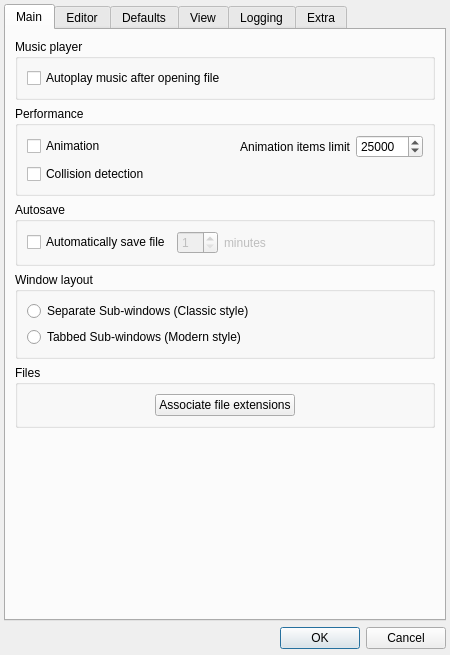
<?xml version="1.0" encoding="UTF-8"?>
<ui version="4.0">
 <class>AppSettings</class>
 <widget class="QDialog" name="AppSettings">
  <property name="geometry">
   <rect>
    <x>0</x>
    <y>0</y>
    <width>450</width>
    <height>655</height>
   </rect>
  </property>
  <property name="minimumSize">
   <size>
    <width>450</width>
    <height>450</height>
   </size>
  </property>
  <property name="windowTitle">
   <string>Settings</string>
  </property>
  <property name="windowIcon">
   <iconset resource="../../_resources/editor.qrc">
    <normaloff>:/appicon/48.png</normaloff>:/appicon/48.png</iconset>
  </property>
  <layout class="QGridLayout" name="gridLayout">
   <property name="sizeConstraint">
    <enum>QLayout::SetMinimumSize</enum>
   </property>
   <property name="leftMargin">
    <number>4</number>
   </property>
   <property name="topMargin">
    <number>4</number>
   </property>
   <property name="rightMargin">
    <number>4</number>
   </property>
   <property name="bottomMargin">
    <number>6</number>
   </property>
   <item row="1" column="0">
    <widget class="QDialogButtonBox" name="buttonBox">
     <property name="font">
      <font>
       <bold>false</bold>
      </font>
     </property>
     <property name="orientation">
      <enum>Qt::Horizontal</enum>
     </property>
     <property name="standardButtons">
      <set>QDialogButtonBox::Cancel|QDialogButtonBox::Ok</set>
     </property>
    </widget>
   </item>
   <item row="0" column="0">
    <widget class="QTabWidget" name="mainSettings">
     <property name="font">
      <font>
       <bold>false</bold>
      </font>
     </property>
     <property name="currentIndex">
      <number>0</number>
     </property>
     <widget class="QWidget" name="tabMain">
      <attribute name="title">
       <string>Main</string>
      </attribute>
      <layout class="QGridLayout" name="gridLayout_3">
       <property name="sizeConstraint">
        <enum>QLayout::SetMinimumSize</enum>
       </property>
       <item row="5" column="0">
        <widget class="QGroupBox" name="groupBox_3">
         <property name="font">
          <font>
           <bold>false</bold>
          </font>
         </property>
         <property name="title">
          <string>Files</string>
         </property>
         <layout class="QGridLayout" name="gridLayout_6">
          <property name="sizeConstraint">
           <enum>QLayout::SetMinimumSize</enum>
          </property>
          <item row="0" column="1">
           <widget class="QPushButton" name="AssociateFiles">
            <property name="font">
             <font>
              <bold>false</bold>
             </font>
            </property>
            <property name="text">
             <string>Associate file extensions</string>
            </property>
           </widget>
          </item>
          <item row="0" column="0">
           <spacer name="horizontalSpacer">
            <property name="font">
             <font>
              <bold>false</bold>
             </font>
            </property>
            <property name="orientation">
             <enum>Qt::Horizontal</enum>
            </property>
            <property name="sizeHint" stdset="0">
             <size>
              <width>40</width>
              <height>20</height>
             </size>
            </property>
           </spacer>
          </item>
          <item row="0" column="2">
           <spacer name="horizontalSpacer_2">
            <property name="font">
             <font>
              <bold>false</bold>
             </font>
            </property>
            <property name="orientation">
             <enum>Qt::Horizontal</enum>
            </property>
            <property name="sizeHint" stdset="0">
             <size>
              <width>40</width>
              <height>20</height>
             </size>
            </property>
           </spacer>
          </item>
         </layout>
        </widget>
       </item>
       <item row="4" column="0">
        <widget class="QGroupBox" name="docView">
         <property name="font">
          <font>
           <bold>false</bold>
          </font>
         </property>
         <property name="title">
          <string>Window layout</string>
         </property>
         <layout class="QGridLayout" name="gridLayout_5">
          <property name="sizeConstraint">
           <enum>QLayout::SetMinimumSize</enum>
          </property>
          <item row="0" column="0">
           <widget class="QRadioButton" name="MView_SubWindows">
            <property name="font">
             <font>
              <bold>false</bold>
             </font>
            </property>
            <property name="text">
             <string>Separate Sub-windows (Classic style)</string>
            </property>
           </widget>
          </item>
          <item row="1" column="0">
           <widget class="QRadioButton" name="MView_Tabs">
            <property name="font">
             <font>
              <bold>false</bold>
             </font>
            </property>
            <property name="text">
             <string>Tabbed Sub-windows (Modern style)</string>
            </property>
           </widget>
          </item>
         </layout>
        </widget>
       </item>
       <item row="0" column="0">
        <widget class="QGroupBox" name="groupBox">
         <property name="font">
          <font>
           <bold>false</bold>
          </font>
         </property>
         <property name="title">
          <string>Music player</string>
         </property>
         <layout class="QVBoxLayout" name="verticalLayout">
          <property name="sizeConstraint">
           <enum>QLayout::SetMinimumSize</enum>
          </property>
          <item>
           <widget class="QCheckBox" name="autoPlayMusic">
            <property name="font">
             <font>
              <bold>false</bold>
             </font>
            </property>
            <property name="toolTip">
             <string comment="Pop-up hint text">Music will automatically play when you open a level file</string>
            </property>
            <property name="text">
             <string>Autoplay music after opening file</string>
            </property>
           </widget>
          </item>
         </layout>
        </widget>
       </item>
       <item row="6" column="0">
        <spacer name="verticalSpacer_2">
         <property name="font">
          <font>
           <bold>false</bold>
          </font>
         </property>
         <property name="orientation">
          <enum>Qt::Vertical</enum>
         </property>
         <property name="sizeHint" stdset="0">
          <size>
           <width>20</width>
           <height>40</height>
          </size>
         </property>
        </spacer>
       </item>
       <item row="2" column="0">
        <widget class="QGroupBox" name="groupBox_2">
         <property name="font">
          <font>
           <bold>false</bold>
          </font>
         </property>
         <property name="title">
          <string>Performance</string>
         </property>
         <layout class="QGridLayout" name="gridLayout_4">
          <property name="sizeConstraint">
           <enum>QLayout::SetMinimumSize</enum>
          </property>
          <item row="0" column="4">
           <widget class="QSpinBox" name="itemsLisit">
            <property name="font">
             <font>
              <bold>false</bold>
             </font>
            </property>
            <property name="toolTip">
             <string comment="Pop-up hint text">Maximum number of elements which can be animated at any given time. If this limit is exceeded, animation will be paused until you raise the limit or remove excess elements.</string>
            </property>
            <property name="maximum">
             <number>999999999</number>
            </property>
            <property name="value">
             <number>25000</number>
            </property>
           </widget>
          </item>
          <item row="0" column="3">
           <widget class="QLabel" name="label_3">
            <property name="font">
             <font>
              <bold>false</bold>
             </font>
            </property>
            <property name="text">
             <string>Animation items limit</string>
            </property>
            <property name="alignment">
             <set>Qt::AlignRight|Qt::AlignTrailing|Qt::AlignVCenter</set>
            </property>
           </widget>
          </item>
          <item row="0" column="0">
           <widget class="QCheckBox" name="Animations">
            <property name="font">
             <font>
              <bold>false</bold>
             </font>
            </property>
            <property name="text">
             <string>Animation</string>
            </property>
           </widget>
          </item>
          <item row="1" column="0">
           <widget class="QCheckBox" name="Collisions">
            <property name="font">
             <font>
              <bold>false</bold>
             </font>
            </property>
            <property name="text">
             <string>Collision detection</string>
            </property>
           </widget>
          </item>
          <item row="0" column="1" rowspan="2">
           <spacer name="horizontalSpacer_5">
            <property name="orientation">
             <enum>Qt::Horizontal</enum>
            </property>
            <property name="sizeHint" stdset="0">
             <size>
              <width>40</width>
              <height>20</height>
             </size>
            </property>
           </spacer>
          </item>
         </layout>
        </widget>
       </item>
       <item row="3" column="0">
        <widget class="QGroupBox" name="autosaveBox">
         <property name="title">
          <string>Autosave</string>
         </property>
         <layout class="QHBoxLayout" name="horizontalLayout_3">
          <item>
           <widget class="QCheckBox" name="autoSaveEnable">
            <property name="text">
             <string>Automatically save file</string>
            </property>
           </widget>
          </item>
          <item>
           <widget class="QSpinBox" name="autoSaveInterval">
            <property name="enabled">
             <bool>false</bool>
            </property>
            <property name="minimum">
             <number>1</number>
            </property>
            <property name="maximum">
             <number>30</number>
            </property>
           </widget>
          </item>
          <item>
           <widget class="QLabel" name="minutesLabel">
            <property name="enabled">
             <bool>false</bool>
            </property>
            <property name="text">
             <string comment="Autosave interval units">minutes</string>
            </property>
           </widget>
          </item>
          <item>
           <spacer name="horizontalSpacer_4">
            <property name="orientation">
             <enum>Qt::Horizontal</enum>
            </property>
            <property name="sizeHint" stdset="0">
             <size>
              <width>40</width>
              <height>20</height>
             </size>
            </property>
           </spacer>
          </item>
         </layout>
        </widget>
       </item>
      </layout>
     </widget>
     <widget class="QWidget" name="tabEditor">
      <attribute name="title">
       <string>Editor</string>
      </attribute>
      <layout class="QGridLayout" name="gridLayout_10">
       <property name="sizeConstraint">
        <enum>QLayout::SetMinimumSize</enum>
       </property>
       <item row="0" column="0">
        <widget class="QGroupBox" name="groupBox_6">
         <property name="title">
          <string>Middle mouse button actions</string>
         </property>
         <layout class="QVBoxLayout" name="verticalLayout_2">
          <item>
           <widget class="QCheckBox" name="Editor_Mid_AllowDupe">
            <property name="text">
             <string>Copy selected items to cursor position</string>
            </property>
           </widget>
          </item>
          <item>
           <widget class="QCheckBox" name="Editor_Mid_AllowPlacing">
            <property name="text">
             <string>Change the placement mode of the selected item</string>
            </property>
           </widget>
          </item>
          <item>
           <widget class="QCheckBox" name="Editor_Mid_AllowDrag">
            <property name="text">
             <string>Toggle drag-to-scroll while selection is empty</string>
            </property>
           </widget>
          </item>
         </layout>
        </widget>
       </item>
       <item row="1" column="0">
        <widget class="QGroupBox" name="groupBox_8">
         <property name="title">
          <string>Placement mode</string>
         </property>
         <layout class="QVBoxLayout" name="verticalLayout_4">
          <item>
           <widget class="QCheckBox" name="Editor_placing_dontShowPropsBox">
            <property name="toolTip">
             <string comment="Pop-up hint">Properties box will not be shown atomatically when you select an item to place,
like when choosing an item from the item toolbox or from the tileset item box.</string>
            </property>
            <property name="text">
             <string>Don't open properties box when placing items</string>
            </property>
           </widget>
          </item>
          <item>
           <widget class="QCheckBox" name="Editor_placing_openPropBoxAuto">
            <property name="toolTip">
             <string comment="Pop-up hint">Properties box will not be shown atomatically when you select an item to place,
like when choosing an item from the item toolbox or from the tileset item box.</string>
            </property>
            <property name="text">
             <string>Open properties box when selecting items with left-click</string>
            </property>
           </widget>
          </item>
          <item>
           <widget class="QCheckBox" name="Editor_placing_neverHidePropertiesBox">
            <property name="toolTip">
             <string comment="Pop-up hint">Properties box will not be shown atomatically when you select an item to place,
like when choosing an item from the item toolbox or from the tileset item box.</string>
            </property>
            <property name="text">
             <string>Keep properties box open when deselecting items</string>
            </property>
           </widget>
          </item>
         </layout>
        </widget>
       </item>
       <item row="5" column="0">
        <spacer name="verticalSpacer_4">
         <property name="orientation">
          <enum>Qt::Vertical</enum>
         </property>
         <property name="sizeHint" stdset="0">
          <size>
           <width>20</width>
           <height>40</height>
          </size>
         </property>
        </spacer>
       </item>
       <item row="3" column="0">
        <widget class="QGroupBox" name="groupBox_9">
         <property name="title">
          <string>History</string>
         </property>
         <layout class="QHBoxLayout" name="horizontalLayout" stretch="1,99">
          <property name="spacing">
           <number>3</number>
          </property>
          <item>
           <widget class="QLabel" name="label_4">
            <property name="text">
             <string>Max history entries:</string>
            </property>
           </widget>
          </item>
          <item>
           <widget class="QSpinBox" name="historyLimit">
            <property name="toolTip">
             <string>Maximum number of remembered history actions.</string>
            </property>
            <property name="minimum">
             <number>100</number>
            </property>
            <property name="maximum">
             <number>3000</number>
            </property>
            <property name="value">
             <number>300</number>
            </property>
           </widget>
          </item>
         </layout>
        </widget>
       </item>
       <item row="4" column="0">
        <widget class="QGroupBox" name="groupBox_10">
         <property name="title">
          <string>Screen capture default size</string>
         </property>
         <layout class="QGridLayout" name="gridLayout_18">
          <item row="1" column="0">
           <widget class="QRadioButton" name="screengrabCustom">
            <property name="text">
             <string>Use custom:</string>
            </property>
           </widget>
          </item>
          <item row="1" column="2">
           <widget class="QSpinBox" name="screengrabW">
            <property name="enabled">
             <bool>false</bool>
            </property>
            <property name="minimum">
             <number>10</number>
            </property>
            <property name="maximum">
             <number>32235</number>
            </property>
            <property name="value">
             <number>800</number>
            </property>
           </widget>
          </item>
          <item row="1" column="4">
           <widget class="QSpinBox" name="screengrabH">
            <property name="enabled">
             <bool>false</bool>
            </property>
            <property name="minimum">
             <number>10</number>
            </property>
            <property name="maximum">
             <number>32235</number>
            </property>
            <property name="value">
             <number>600</number>
            </property>
           </widget>
          </item>
          <item row="1" column="1">
           <widget class="QLabel" name="label_8">
            <property name="enabled">
             <bool>false</bool>
            </property>
            <property name="text">
             <string>Width:</string>
            </property>
           </widget>
          </item>
          <item row="1" column="3">
           <widget class="QLabel" name="label_9">
            <property name="enabled">
             <bool>false</bool>
            </property>
            <property name="text">
             <string>Height:</string>
            </property>
           </widget>
          </item>
          <item row="0" column="0" colspan="5">
           <widget class="QRadioButton" name="screengrabFit">
            <property name="text">
             <string>Fit to window size</string>
            </property>
            <property name="checked">
             <bool>true</bool>
            </property>
           </widget>
          </item>
          <item row="1" column="5">
           <spacer name="horizontalSpacer_6">
            <property name="orientation">
             <enum>Qt::Horizontal</enum>
            </property>
            <property name="sizeHint" stdset="0">
             <size>
              <width>40</width>
              <height>20</height>
             </size>
            </property>
           </spacer>
          </item>
         </layout>
        </widget>
       </item>
       <item row="2" column="0">
        <widget class="QGroupBox" name="groupBox_11">
         <property name="title">
          <string>Environment</string>
         </property>
         <layout class="QFormLayout" name="formLayout">
          <item row="0" column="0">
           <widget class="QLabel" name="defaultZoomLabel">
            <property name="text">
             <string>Default zoom:</string>
            </property>
           </widget>
          </item>
          <item row="0" column="1">
           <widget class="QSpinBox" name="defaultZoom">
            <property name="toolTip">
             <string>Default zoom which will be installed on file opening or file creation.</string>
            </property>
            <property name="suffix">
             <string notr="true">%</string>
            </property>
            <property name="minimum">
             <number>20</number>
            </property>
            <property name="maximum">
             <number>1882</number>
            </property>
            <property name="value">
             <number>100</number>
            </property>
           </widget>
          </item>
         </layout>
        </widget>
       </item>
      </layout>
     </widget>
     <widget class="QWidget" name="tabDefaults">
      <attribute name="title">
       <string>Defaults</string>
      </attribute>
      <layout class="QGridLayout" name="gridLayout_19">
       <property name="sizeConstraint">
        <enum>QLayout::SetMinimumSize</enum>
       </property>
       <item row="1" column="0">
        <widget class="QGroupBox" name="npcDefaultsGrp">
         <property name="title">
          <string>NPC settings</string>
         </property>
         <layout class="QGridLayout" name="gridLayout_16">
          <property name="sizeConstraint">
           <enum>QLayout::SetMinimumSize</enum>
          </property>
          <item row="2" column="0">
           <widget class="QGroupBox" name="groupBox_13">
            <property name="title">
             <string>Generator</string>
            </property>
            <layout class="QGridLayout" name="gridLayout_15">
             <property name="sizeConstraint">
              <enum>QLayout::SetMinimumSize</enum>
             </property>
             <item row="0" column="0">
              <widget class="QLabel" name="label_5">
               <property name="text">
                <string>Type:</string>
               </property>
              </widget>
             </item>
             <item row="2" column="0">
              <spacer name="verticalSpacer_6">
               <property name="orientation">
                <enum>Qt::Vertical</enum>
               </property>
               <property name="sizeHint" stdset="0">
                <size>
                 <width>20</width>
                 <height>40</height>
                </size>
               </property>
              </spacer>
             </item>
             <item row="1" column="2">
              <widget class="QDoubleSpinBox" name="defaults_npc_generator_delay">
               <property name="decimals">
                <number>1</number>
               </property>
               <property name="maximum">
                <double>99999999999.000000000000000</double>
               </property>
               <property name="singleStep">
                <double>0.100000000000000</double>
               </property>
              </widget>
             </item>
             <item row="0" column="2">
              <widget class="QComboBox" name="defaults_npc_generator_type">
               <item>
                <property name="text">
                 <string>Warp</string>
                </property>
               </item>
               <item>
                <property name="text">
                 <string>Projectile</string>
                </property>
               </item>
              </widget>
             </item>
             <item row="1" column="0">
              <widget class="QLabel" name="label_6">
               <property name="text">
                <string>Delay (seconds):</string>
               </property>
              </widget>
             </item>
             <item row="0" column="3" rowspan="2">
              <spacer name="horizontalSpacer_9">
               <property name="orientation">
                <enum>Qt::Horizontal</enum>
               </property>
               <property name="sizeHint" stdset="0">
                <size>
                 <width>40</width>
                 <height>20</height>
                </size>
               </property>
              </spacer>
             </item>
            </layout>
           </widget>
          </item>
          <item row="1" column="0">
           <widget class="QGroupBox" name="directionGrp">
            <property name="title">
             <string>Direction</string>
            </property>
            <property name="flat">
             <bool>false</bool>
            </property>
            <layout class="QHBoxLayout" name="horizontalLayout_2">
             <property name="sizeConstraint">
              <enum>QLayout::SetMinimumSize</enum>
             </property>
             <item>
              <widget class="QRadioButton" name="defaults_npc_direction_left">
               <property name="text">
                <string>Left</string>
               </property>
              </widget>
             </item>
             <item>
              <widget class="QRadioButton" name="defaults_npc_direction_random">
               <property name="text">
                <string>Random</string>
               </property>
              </widget>
             </item>
             <item>
              <widget class="QRadioButton" name="defaults_npc_direction_right">
               <property name="text">
                <string>Right</string>
               </property>
              </widget>
             </item>
            </layout>
           </widget>
          </item>
         </layout>
        </widget>
       </item>
       <item row="0" column="0">
        <widget class="QGroupBox" name="groupBox_12">
         <property name="title">
          <string>Locked Item Opacity</string>
         </property>
         <layout class="QVBoxLayout" name="verticalLayout_3">
          <item>
           <layout class="QHBoxLayout" name="horizontalLayout_4">
            <item>
             <widget class="QLabel" name="label_14">
              <property name="minimumSize">
               <size>
                <width>41</width>
                <height>0</height>
               </size>
              </property>
              <property name="text">
               <string>Opacity</string>
              </property>
             </widget>
            </item>
            <item>
             <widget class="QDoubleSpinBox" name="lockedItemOpacity">
              <property name="toolTip">
               <string>Defines the opacity level that will be applied to all locked elements of the scene.</string>
              </property>
              <property name="minimum">
               <double>0.000000000000000</double>
              </property>
              <property name="maximum">
               <double>1.000000000000000</double>
              </property>
              <property name="singleStep">
               <double>0.100000000000000</double>
              </property>
             </widget>
            </item>
           </layout>
          </item>
         </layout>
        </widget>
       </item>
       <item row="7" column="0">
        <spacer name="verticalSpacer_5">
         <property name="orientation">
          <enum>Qt::Vertical</enum>
         </property>
         <property name="sizeHint" stdset="0">
          <size>
           <width>0</width>
           <height>5000</height>
          </size>
         </property>
        </spacer>
       </item>
       <item row="4" column="0">
        <widget class="QGroupBox" name="groupBox_15">
         <property name="title">
          <string>Classic Events tabs to auto-expand</string>
         </property>
         <layout class="QGridLayout" name="gridLayout_17">
          <item row="0" column="2">
           <widget class="QCheckBox" name="defaults_eventtab_common">
            <property name="text">
             <string>Common</string>
            </property>
           </widget>
          </item>
          <item row="1" column="2">
           <widget class="QCheckBox" name="defaults_eventtab_holdbuttons">
            <property name="text">
             <string>Hold buttons</string>
            </property>
           </widget>
          </item>
          <item row="0" column="1">
           <widget class="QCheckBox" name="defaults_eventtab_autoscroll">
            <property name="text">
             <string>Autoscroll section</string>
            </property>
           </widget>
          </item>
          <item row="1" column="1">
           <widget class="QCheckBox" name="defaults_eventtab_secset">
            <property name="text">
             <string>Section settings</string>
            </property>
           </widget>
          </item>
          <item row="0" column="0">
           <widget class="QCheckBox" name="defaults_eventtab_layviz">
            <property name="text">
             <string>Layer visibility</string>
            </property>
           </widget>
          </item>
          <item row="1" column="0">
           <widget class="QCheckBox" name="defaults_eventtab_laymov">
            <property name="text">
             <string>Layer movement</string>
            </property>
           </widget>
          </item>
          <item row="0" column="3">
           <spacer name="horizontalSpacer_7">
            <property name="orientation">
             <enum>Qt::Horizontal</enum>
            </property>
            <property name="sizeHint" stdset="0">
             <size>
              <width>40</width>
              <height>20</height>
             </size>
            </property>
           </spacer>
          </item>
          <item row="2" column="0">
           <widget class="QCheckBox" name="defaults_eventtab_trigger">
            <property name="text">
             <string>Trigger event</string>
            </property>
           </widget>
          </item>
         </layout>
        </widget>
       </item>
       <item row="3" column="0">
        <widget class="QGroupBox" name="groupBox_14">
         <property name="title">
          <string>Warps and Doors</string>
         </property>
         <layout class="QGridLayout" name="gridLayout_14">
          <item row="0" column="0">
           <widget class="QLabel" name="label_7">
            <property name="text">
             <string>Warp type:</string>
            </property>
           </widget>
          </item>
          <item row="0" column="2">
           <widget class="QComboBox" name="defaults_warps_type">
            <item>
             <property name="text">
              <string>0 - Instant</string>
             </property>
            </item>
            <item>
             <property name="text">
              <string>1 - Pipe</string>
             </property>
            </item>
            <item>
             <property name="text">
              <string>2 - Door</string>
             </property>
            </item>
            <item>
             <property name="text">
              <string>3 - Portal</string>
             </property>
            </item>
           </widget>
          </item>
          <item row="0" column="3">
           <spacer name="horizontalSpacer_8">
            <property name="orientation">
             <enum>Qt::Horizontal</enum>
            </property>
            <property name="sizeHint" stdset="0">
             <size>
              <width>40</width>
              <height>20</height>
             </size>
            </property>
           </spacer>
          </item>
         </layout>
        </widget>
       </item>
      </layout>
     </widget>
     <widget class="QWidget" name="tabView">
      <attribute name="title">
       <string>View</string>
      </attribute>
      <layout class="QGridLayout" name="gridLayout_7">
       <property name="sizeConstraint">
        <enum>QLayout::SetMinimumSize</enum>
       </property>
       <item row="2" column="0">
        <widget class="QGroupBox" name="groupBox_7">
         <property name="title">
          <string>Tileset Item toolbox</string>
         </property>
         <layout class="QGridLayout" name="gridLayout_12">
          <property name="sizeConstraint">
           <enum>QLayout::SetMinimumSize</enum>
          </property>
          <item row="0" column="0">
           <widget class="QRadioButton" name="TSTToolboxHorizontal">
            <property name="text">
             <string>Display tabs horizontally</string>
            </property>
           </widget>
          </item>
          <item row="1" column="0">
           <widget class="QRadioButton" name="TSTToolboxVertical">
            <property name="text">
             <string>Display tabs vertically</string>
            </property>
           </widget>
          </item>
         </layout>
        </widget>
       </item>
       <item row="1" column="0">
        <widget class="QGroupBox" name="groupBox_5">
         <property name="title">
          <string>World Map Item toolbox</string>
         </property>
         <layout class="QGridLayout" name="gridLayout_9">
          <property name="sizeConstraint">
           <enum>QLayout::SetMinimumSize</enum>
          </property>
          <item row="0" column="0">
           <widget class="QRadioButton" name="WLDToolboxHorizontal">
            <property name="text">
             <string>Display tabs horizontally</string>
            </property>
           </widget>
          </item>
          <item row="1" column="0">
           <widget class="QRadioButton" name="WLDToolboxVertical">
            <property name="text">
             <string>Display tabs vertically</string>
            </property>
           </widget>
          </item>
         </layout>
        </widget>
       </item>
       <item row="4" column="0">
        <widget class="QGroupBox" name="ThemeBox">
         <property name="title">
          <string>Theme</string>
         </property>
         <layout class="QGridLayout" name="gridLayout_11" columnstretch="0,1000">
          <property name="sizeConstraint">
           <enum>QLayout::SetMinimumSize</enum>
          </property>
          <item row="0" column="0">
           <widget class="QLabel" name="label_12">
            <property name="text">
             <string>Theme</string>
            </property>
           </widget>
          </item>
          <item row="0" column="1">
           <widget class="QComboBox" name="theme"/>
          </item>
          <item row="1" column="0">
           <widget class="QLabel" name="label_13">
            <property name="text">
             <string>Palette</string>
            </property>
           </widget>
          </item>
          <item row="1" column="1">
           <widget class="QComboBox" name="pallete"/>
          </item>
         </layout>
        </widget>
       </item>
       <item row="0" column="0">
        <widget class="QGroupBox" name="groupBox_4">
         <property name="title">
          <string>Level Item toolbox</string>
         </property>
         <layout class="QGridLayout" name="gridLayout_8">
          <property name="sizeConstraint">
           <enum>QLayout::SetMinimumSize</enum>
          </property>
          <item row="0" column="0">
           <widget class="QRadioButton" name="LVLToolboxHorizontal">
            <property name="text">
             <string>Display tabs horizontally</string>
            </property>
           </widget>
          </item>
          <item row="1" column="0">
           <widget class="QRadioButton" name="LVLToolboxVertical">
            <property name="text">
             <string>Display tabs vertically</string>
            </property>
           </widget>
          </item>
         </layout>
        </widget>
       </item>
       <item row="5" column="0">
        <spacer name="verticalSpacer_3">
         <property name="orientation">
          <enum>Qt::Vertical</enum>
         </property>
         <property name="sizeHint" stdset="0">
          <size>
           <width>20</width>
           <height>40</height>
          </size>
         </property>
        </spacer>
       </item>
       <item row="3" column="0">
        <widget class="QGroupBox" name="fontSetup">
         <property name="title">
          <string>Font</string>
         </property>
         <layout class="QGridLayout" name="gridLayout_2">
          <property name="sizeConstraint">
           <enum>QLayout::SetMinimumSize</enum>
          </property>
          <item row="1" column="2">
           <widget class="QSpinBox" name="fontSize">
            <property name="enabled">
             <bool>true</bool>
            </property>
           </widget>
          </item>
          <item row="1" column="0">
           <widget class="QLabel" name="label_11">
            <property name="enabled">
             <bool>true</bool>
            </property>
            <property name="text">
             <string>Font size</string>
            </property>
           </widget>
          </item>
          <item row="1" column="4">
           <spacer name="horizontalSpacer_3">
            <property name="orientation">
             <enum>Qt::Horizontal</enum>
            </property>
            <property name="sizeHint" stdset="0">
             <size>
              <width>40</width>
              <height>20</height>
             </size>
            </property>
           </spacer>
          </item>
          <item row="0" column="0" colspan="5">
           <widget class="QCheckBox" name="fontDefaultSetup">
            <property name="text">
             <string>Use default</string>
            </property>
           </widget>
          </item>
         </layout>
        </widget>
       </item>
      </layout>
     </widget>
     <widget class="QWidget" name="tabLogging">
      <attribute name="title">
       <string>Logging</string>
      </attribute>
      <layout class="QGridLayout" name="gridLayout_Logging">
       <property name="sizeConstraint">
        <enum>QLayout::SetMinimumSize</enum>
       </property>
       <item row="0" column="0">
        <widget class="QLabel" name="label">
         <property name="text">
          <string>Log level</string>
         </property>
        </widget>
       </item>
       <item row="1" column="1">
        <widget class="QLineEdit" name="logFileName"/>
       </item>
       <item row="1" column="2">
        <widget class="QPushButton" name="setLogFile">
         <property name="text">
          <string>Browse</string>
         </property>
        </widget>
       </item>
       <item row="1" column="0">
        <widget class="QLabel" name="label_2">
         <property name="text">
          <string>Log file</string>
         </property>
        </widget>
       </item>
       <item row="0" column="1">
        <widget class="QComboBox" name="logLevel"/>
       </item>
       <item row="2" column="0" colspan="3">
        <spacer name="verticalSpacer">
         <property name="orientation">
          <enum>Qt::Vertical</enum>
         </property>
         <property name="sizeHint" stdset="0">
          <size>
           <width>20</width>
           <height>40</height>
          </size>
         </property>
        </spacer>
       </item>
      </layout>
     </widget>
     <widget class="QWidget" name="tabExtra">
      <attribute name="title">
       <string>Extra</string>
      </attribute>
      <layout class="QGridLayout" name="gridLayout_extra">
       <property name="sizeConstraint">
        <enum>QLayout::SetMinimumSize</enum>
       </property>
       <item row="0" column="0">
        <widget class="QLabel" name="label_10">
         <property name="text">
          <string>Note: Some of those settings will take change on application restart</string>
         </property>
         <property name="alignment">
          <set>Qt::AlignLeading|Qt::AlignLeft|Qt::AlignTop</set>
         </property>
         <property name="wordWrap">
          <bool>true</bool>
         </property>
        </widget>
       </item>
       <item row="1" column="0">
        <widget class="QCheckBox" name="extra_hdpiScale">
         <property name="text">
          <string>Enable auto-scaling on the High-DPI screens</string>
         </property>
        </widget>
       </item>
       <item row="2" column="0">
        <spacer name="verticalSpacer_8">
         <property name="orientation">
          <enum>Qt::Vertical</enum>
         </property>
         <property name="sizeHint" stdset="0">
          <size>
           <width>20</width>
           <height>40</height>
          </size>
         </property>
        </spacer>
       </item>
      </layout>
     </widget>
    </widget>
   </item>
  </layout>
 </widget>
 <resources>
  <include location="../../_resources/editor.qrc"/>
 </resources>
 <connections>
  <connection>
   <sender>buttonBox</sender>
   <signal>accepted()</signal>
   <receiver>AppSettings</receiver>
   <slot>accept()</slot>
   <hints>
    <hint type="sourcelabel">
     <x>256</x>
     <y>533</y>
    </hint>
    <hint type="destinationlabel">
     <x>157</x>
     <y>274</y>
    </hint>
   </hints>
  </connection>
  <connection>
   <sender>buttonBox</sender>
   <signal>rejected()</signal>
   <receiver>AppSettings</receiver>
   <slot>reject()</slot>
   <hints>
    <hint type="sourcelabel">
     <x>324</x>
     <y>533</y>
    </hint>
    <hint type="destinationlabel">
     <x>286</x>
     <y>274</y>
    </hint>
   </hints>
  </connection>
  <connection>
   <sender>screengrabCustom</sender>
   <signal>toggled(bool)</signal>
   <receiver>label_8</receiver>
   <slot>setEnabled(bool)</slot>
   <hints>
    <hint type="sourcelabel">
     <x>105</x>
     <y>440</y>
    </hint>
    <hint type="destinationlabel">
     <x>159</x>
     <y>447</y>
    </hint>
   </hints>
  </connection>
  <connection>
   <sender>screengrabCustom</sender>
   <signal>toggled(bool)</signal>
   <receiver>screengrabW</receiver>
   <slot>setEnabled(bool)</slot>
   <hints>
    <hint type="sourcelabel">
     <x>57</x>
     <y>440</y>
    </hint>
    <hint type="destinationlabel">
     <x>225</x>
     <y>447</y>
    </hint>
   </hints>
  </connection>
  <connection>
   <sender>screengrabCustom</sender>
   <signal>toggled(bool)</signal>
   <receiver>label_9</receiver>
   <slot>setEnabled(bool)</slot>
   <hints>
    <hint type="sourcelabel">
     <x>53</x>
     <y>440</y>
    </hint>
    <hint type="destinationlabel">
     <x>270</x>
     <y>447</y>
    </hint>
   </hints>
  </connection>
  <connection>
   <sender>screengrabCustom</sender>
   <signal>toggled(bool)</signal>
   <receiver>screengrabH</receiver>
   <slot>setEnabled(bool)</slot>
   <hints>
    <hint type="sourcelabel">
     <x>49</x>
     <y>440</y>
    </hint>
    <hint type="destinationlabel">
     <x>336</x>
     <y>447</y>
    </hint>
   </hints>
  </connection>
  <connection>
   <sender>fontDefaultSetup</sender>
   <signal>toggled(bool)</signal>
   <receiver>label_11</receiver>
   <slot>setDisabled(bool)</slot>
   <hints>
    <hint type="sourcelabel">
     <x>47</x>
     <y>357</y>
    </hint>
    <hint type="destinationlabel">
     <x>50</x>
     <y>381</y>
    </hint>
   </hints>
  </connection>
  <connection>
   <sender>fontDefaultSetup</sender>
   <signal>toggled(bool)</signal>
   <receiver>fontSize</receiver>
   <slot>setDisabled(bool)</slot>
   <hints>
    <hint type="sourcelabel">
     <x>80</x>
     <y>357</y>
    </hint>
    <hint type="destinationlabel">
     <x>96</x>
     <y>386</y>
    </hint>
   </hints>
  </connection>
  <connection>
   <sender>autoSaveEnable</sender>
   <signal>toggled(bool)</signal>
   <receiver>autoSaveInterval</receiver>
   <slot>setEnabled(bool)</slot>
   <hints>
    <hint type="sourcelabel">
     <x>137</x>
     <y>246</y>
    </hint>
    <hint type="destinationlabel">
     <x>202</x>
     <y>243</y>
    </hint>
   </hints>
  </connection>
  <connection>
   <sender>autoSaveEnable</sender>
   <signal>toggled(bool)</signal>
   <receiver>minutesLabel</receiver>
   <slot>setEnabled(bool)</slot>
   <hints>
    <hint type="sourcelabel">
     <x>67</x>
     <y>246</y>
    </hint>
    <hint type="destinationlabel">
     <x>248</x>
     <y>250</y>
    </hint>
   </hints>
  </connection>
 </connections>
</ui>
